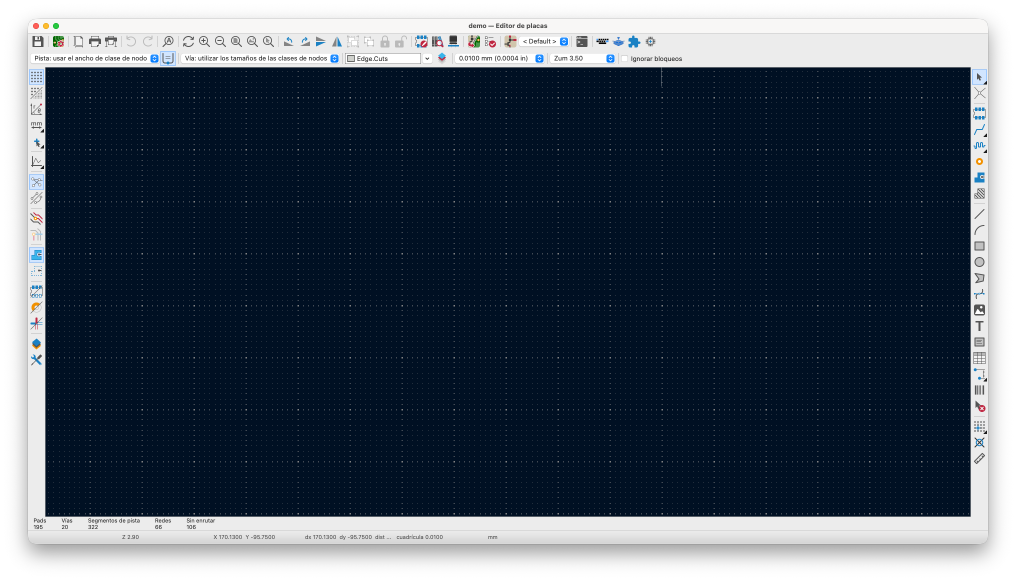
#> input picture landing-page/resources/recorridos/fuentes/boton-kicad.png, 2032 x 1162 px (shown at 1/2 size)
$ python resaltar_boton.py
#> lines starting #> are read from the running program, lines starting #| are printed output that depends on the picture
"""Resalta el icono de KiCad IA en la captura real del editor de placas.

La captura es la ventana de KiCad, no la ilustración de escenario.html. El
resalte copia el del tutorial: marco ámbar, halo blanco y cursor.

Desde la raíz del repo:

  python3 landing-page/resources/recorridos/resaltar_boton.py

Escribe el fotograma 01-boton.webp en los dos idiomas del recorrido.
"""

from __future__ import annotations

from pathlib import Path

from PIL import Image, ImageDraw

HERE = Path(__file__).resolve().parent
SOURCE = HERE / "fuentes" / "boton-kicad.png"
OUT = HERE.parents[1] / "public" / "media" / "recorridos" / "de-la-orden-a-la-pcb"
MARK = (245, 165, 36)
# Icono del plugin en la barra superior de la captura de 2032×1162.
ICON = (1294, 72, 1313, 95)
PAD = 8
W, H = 1920, 1080


def cursor(draw: ImageDraw.ImageDraw, tip: tuple[int, int], size: int = 38) -> None:
    """Punta en `tip`. Misma forma que el cursor de escenario.html."""
    ox, oy = tip
    scale = size / 24
    points = [(4, 2), (20, 12.5), (12.8, 13.9), (17.1, 21.5), (14.1, 23.1), (9.8, 15.4), (4, 20)]
    shape = [(ox + (x - 4) * scale, oy + (y - 2) * scale) for x, y in points]
    draw.polygon(shape, fill=(255, 255, 255, 255), outline=(17, 17, 17, 255))


def highlighted(source: Path) -> Image.Image:
    base = Image.open(source).convert("RGBA")
#> base is the input picture: PIL image 2032x1162 RGBA; mean R, G, B, A 35.1, 46.4, 59.7, 220.3
    x0, y0, x1, y1 = (ICON[0] - PAD, ICON[1] - PAD, ICON[2] + PAD, ICON[3] + PAD)
    layer = Image.new("RGBA", base.size, (0, 0, 0, 0))
#> layer: PIL image 2032x1162 RGBA; every value is 0
    draw = ImageDraw.Draw(layer)
    for spread, alpha, width in ((16, 50, 8), (8, 90, 6)):
        draw.rounded_rectangle(
            [x0 - spread, y0 - spread, x1 + spread, y1 + spread],
            radius=12 + spread // 2,
            outline=(*MARK, alpha),
            width=width,
        )
    draw.rounded_rectangle([x0 - 3, y0 - 3, x1 + 3, y1 + 3], radius=14, outline=(255, 255, 255, 190), width=3)
    draw.rounded_rectangle([x0, y0, x1, y1], radius=12, outline=(*MARK, 255), width=4)
    cursor(draw, (ICON[2] - 2, ICON[3] - 6))
    framed = Image.alpha_composite(base, layer).convert("RGB")
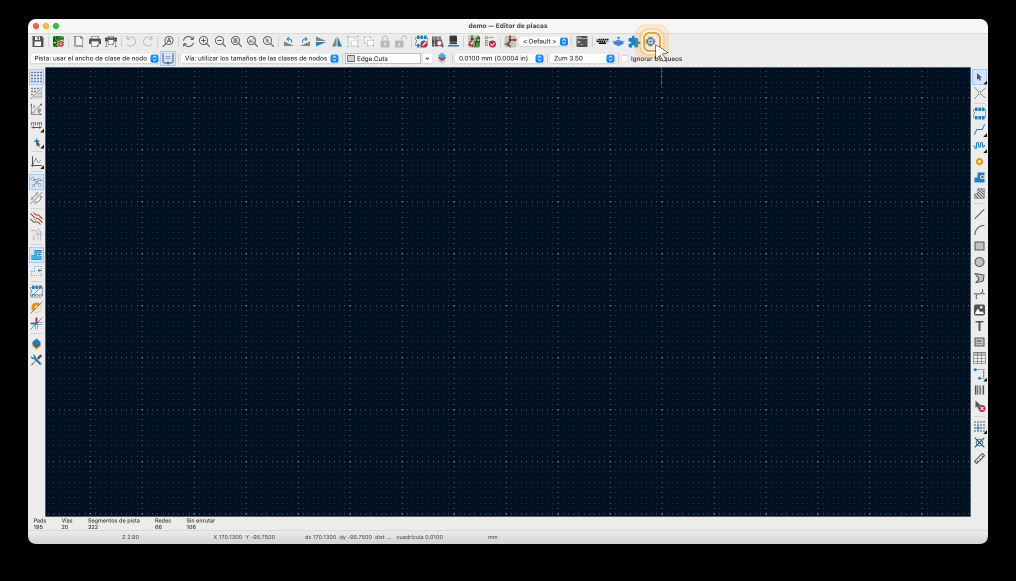
#> framed: PIL image 2032x1162 RGB (shown at 1/2 size); mean R, G, B 35.1, 46.3, 59.6
    scale = min(W / framed.width, H / framed.height)
#> scale = 0.929
    resized = framed.resize((round(framed.width * scale), round(framed.height * scale)), Image.Resampling.LANCZOS)
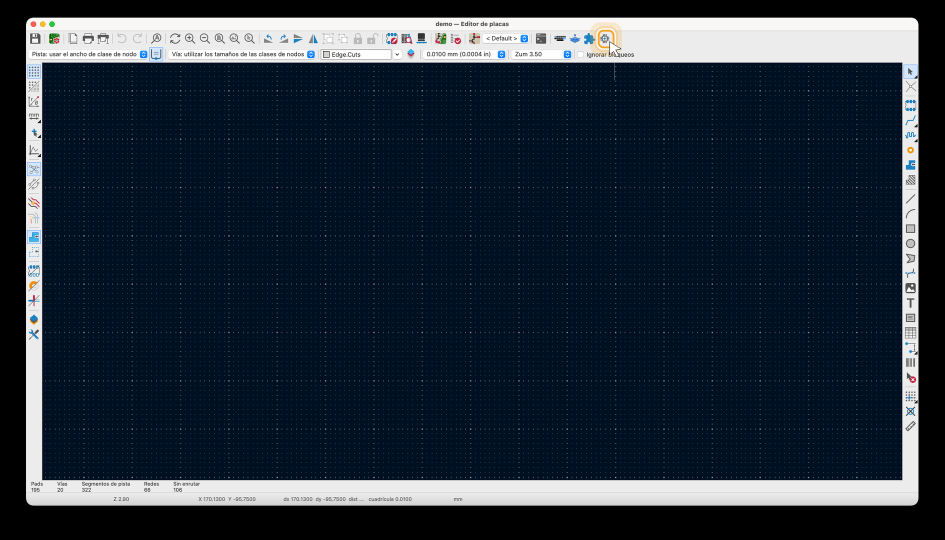
#> resized: PIL image 1889x1080 RGB (shown at 1/2 size); mean R, G, B 35.5, 46.4, 59.6
    canvas = Image.new("RGB", (W, H), (0, 0, 0))
#> canvas: PIL image 1920x1080 RGB; every value is 0
    canvas.paste(resized, ((W - resized.width) // 2, (H - resized.height) // 2))
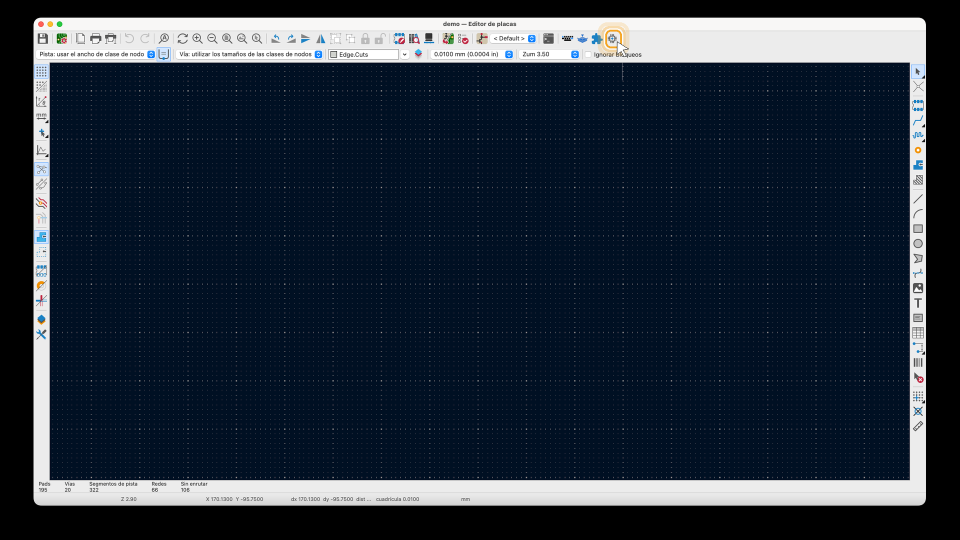
#> canvas: PIL image 1920x1080 RGB (shown at 1/2 size); mean R, G, B 35, 45.6, 58.6
    return canvas


def main() -> None:
    image = highlighted(SOURCE)
    for lang in ("es", "en"):
        folder = OUT / lang
        folder.mkdir(parents=True, exist_ok=True)
        webp = folder / "01-boton.webp"
        image.save(webp, "WEBP", quality=82)
        print(webp)


if __name__ == "__main__":
    main()
